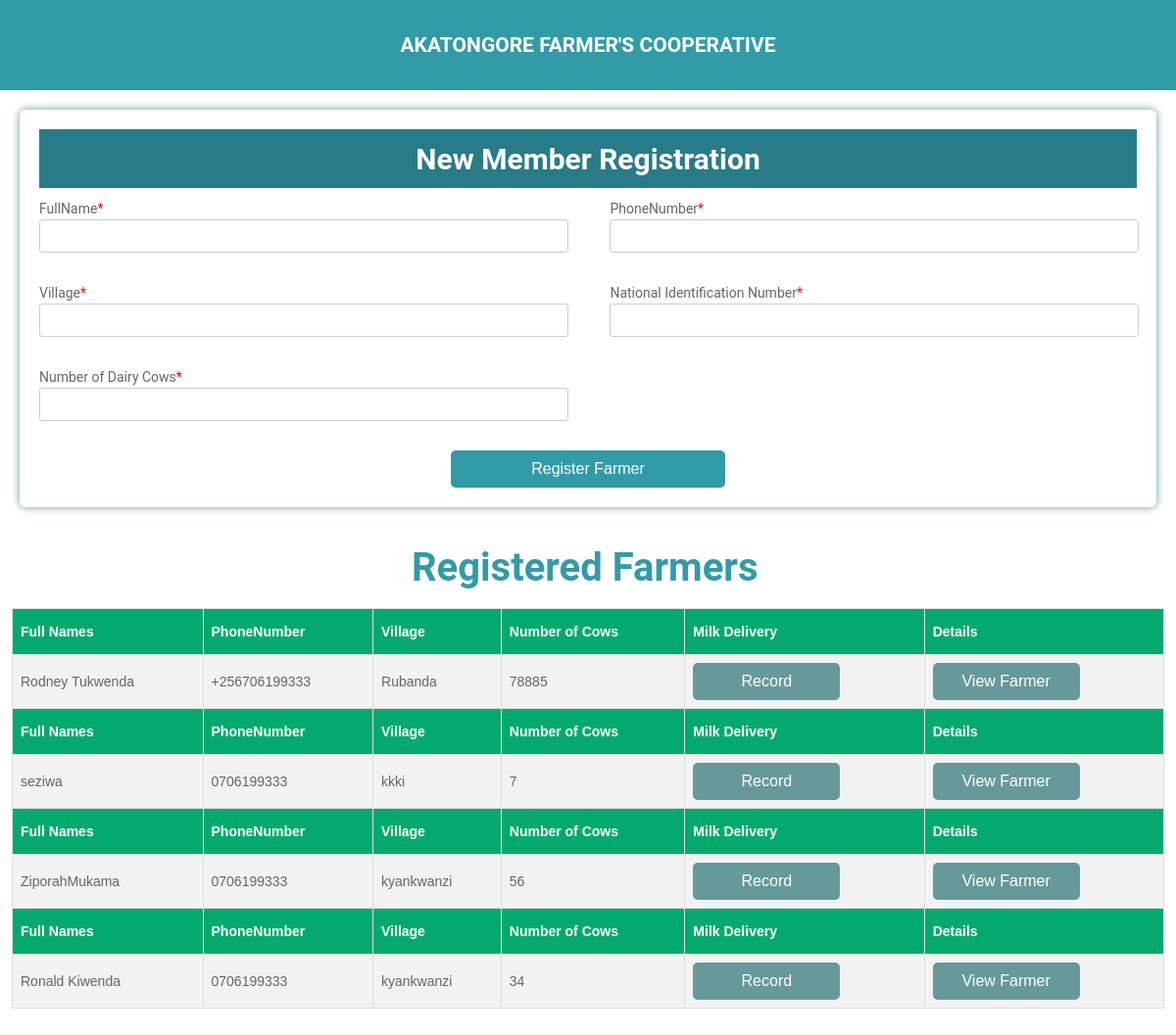
Before: / with the older database file.
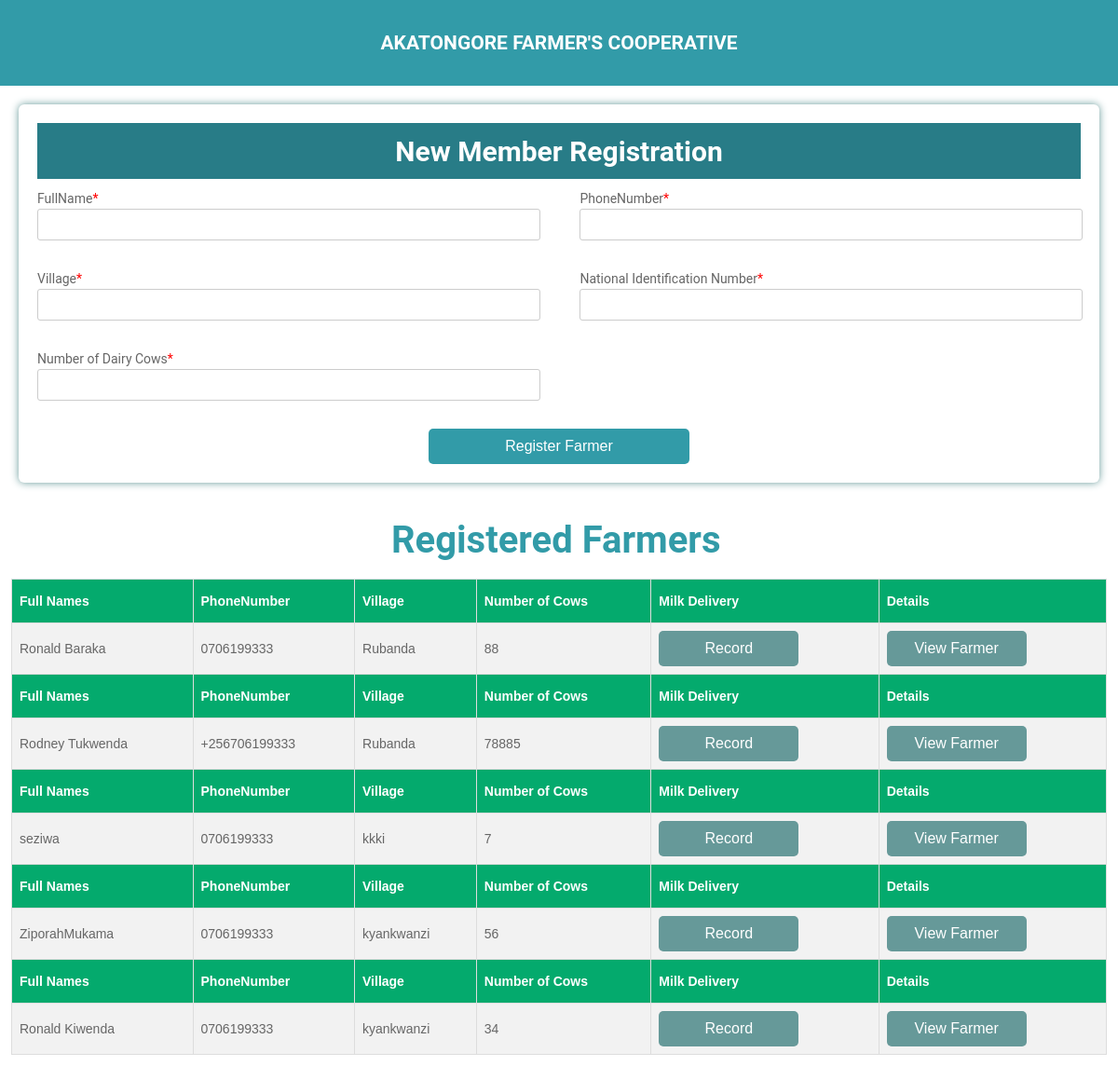
After: the same page with the newer database file.
### diaryApp/models.py (models this page shows, shortened)
class Farmer(models.Model):
    names = models.CharField(max_length=1000)
    phone = models.CharField(max_length=1000)
    village = models.CharField(max_length=1000)
    nin = models.CharField(max_length=1000)
    cows= models.CharField(max_length=1000)

### diaryApp/views.py (the view, shortened to what this page needs)
# urls.py: path('', views.index, name='index'),
def index(request):
    farmer = Farmer.objects.all()
    return render(request, "index.html",{'farmers':farmer})

### templates/index.html (shortened to what this page needs)
<!DOCTYPE html>
<html>
<head>
</head>
<div id="myDIV" class="header">
  <h2 style="margin:5px">AKATONGORE FARMER'S COOPERATIVE</h2>
</div>
<div class="testbox">
  <form action="/" method='POST'>
    <div class="banner">
      <h1>New Member Registration</h1>
    </div>
      <div class="colums">
      <div class="item">
        <label for="names"> FullName<span>*</span></label>
        <input id="names" type="text" name="names" required />
      </div>
      <div class="item">
        <label for="phone">PhoneNumber<span>*</span></label>
        <input id="phone" type="tel" name="phone" required />
      </div>
      <div class="item">
        <label for="village">Village<span>*</span></label>
        <input id="village" type="text" name="village" required />
      </div>
      <div class="item">
        <label for="nin">National Identification Number<span>*</span></label>
        <input id="nin" type="text" name="nin" required />
      </div>
      <div class="item">
        <label for="cows">Number of Dairy Cows<span>*</span></label>
        <input id="cows" type="number" name="cows" required />
      </div>
    </div>
    <div class="btn-block">
      <button type="submit" class="addBtn">Register Farmer</button>
    </div>
  </form>
  </div>
  <div>
  <h1 style="margin-left: 35%">Registered Farmers</h1>
  <table id="farmers">
    {% for farmer in farmers reversed %}
    <tr>
      <th>Full Names</th>
      <th>PhoneNumber</th>
      <th>Village</th>
      <th>Number of Cows</th>
      <th>Milk Delivery</th>
      <th>Details</th>
    </tr>
    <tr>
      <td>{{farmer.names}}</td>
      <td>{{farmer.phone}}</td>
      <td>{{farmer.village}}</td>
      <td>{{farmer.cows}}</td>
      <td><button>Record</button></td>
      <td><button>View Farmer</button></td>
    </tr>
    {% endfor %}
  </table>
  </div>
  </body>
</html>

Changed rows visible on the page:
added Farmer: names "Ronald Baraka", phone "0706199333", village "Rubanda", cows "88"
